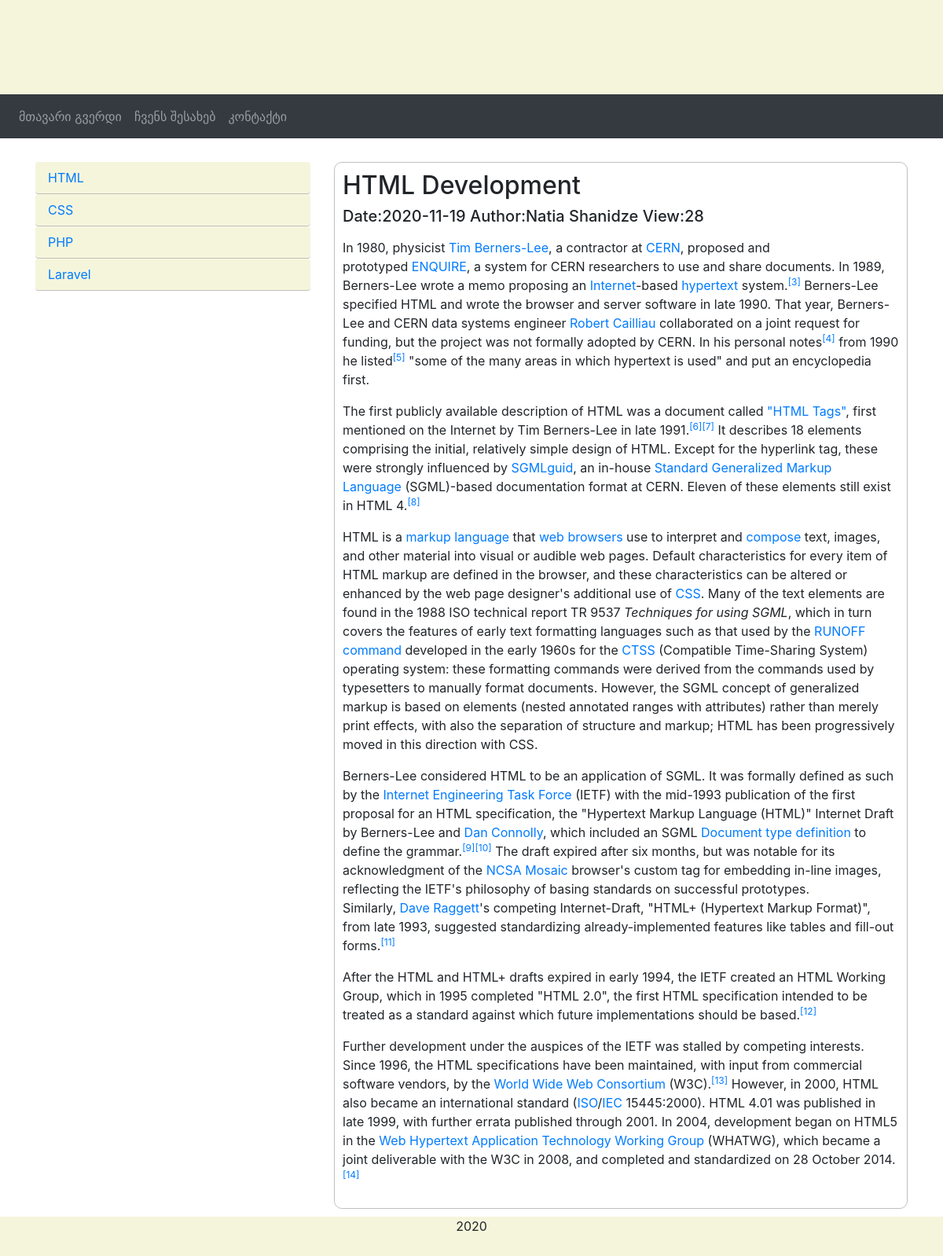
/blog/index.php?article=2, run on the app's committed database.
### tables this page shows
CREATE TABLE `categories` (
  `id` int(6) UNSIGNED NOT NULL,
  `title` varchar(200) NOT NULL,
  `author_id` int(6) UNSIGNED DEFAULT NULL,
  `created_at` timestamp NOT NULL DEFAULT current_timestamp() ON UPDATE current_timestamp()
);

CREATE TABLE `articles` (
  `id` int(6) UNSIGNED NOT NULL,
  `title` varchar(200) NOT NULL,
  `text` text NOT NULL,
  `add_date` date DEFAULT NULL,
  `author_id` int(6) UNSIGNED DEFAULT NULL,
  `view` int(6) DEFAULT NULL,
  `created_at` timestamp NOT NULL DEFAULT current_timestamp() ON UPDATE current_timestamp()
);

CREATE TABLE `users` (
  `id` int(6) UNSIGNED NOT NULL,
  `email` varchar(50) NOT NULL,
  `password` varchar(100) NOT NULL,
  `firstname` varchar(30) DEFAULT NULL,
  `lastname` varchar(30) DEFAULT NULL,
  `birthday` date DEFAULT NULL,
  `ranking` float(2,2) DEFAULT NULL,
  `rule_id` int(6) UNSIGNED DEFAULT NULL,
  `created_at` timestamp NOT NULL DEFAULT current_timestamp() ON UPDATE current_timestamp()
);

### blog/blocks/leftnav.php (the view)
<?php
    $stmt = $pdo->prepare("SELECT id, title FROM categories ORDER BY id");
    $stmt->execute();
    $stmt->setFetchMode(PDO::FETCH_ASSOC);
    $rows = $stmt->fetchAll();
?>
<div class="col-sm-4">
    <ul class="nav nav-pills flex-column nav-left">
        <?php
            foreach ($rows as $row){
        ?>
        <li class="nav-item">
            <a class="nav-link" href="?cat=<?=$row['id']?>"><?=$row['title']?></a>
        </li>
        <?php } ?>
    </ul>
</div>

### blog/blocks/content.php (shortened to what this page needs)
<?php
    if(isset($_GET['cat'])){
        $cat = $_GET['cat'];
        $stmt = $pdo->prepare("SELECT articles.id, articles.title, articles.text, articles.add_date, articles.view,
                                      users.firstname, users.lastname FROM articles
                                INNER JOIN categoriestoarticles ON categoriestoarticles.article_id = articles.id
                                INNER JOIN users ON users.id = articles.author_id
                                WHERE categoriestoarticles.category_id=$cat ORDER BY articles.add_date DESC");
    }else if(isset($_GET['article'])){
        $article = $_GET['article'];
        $stmt = $pdo->prepare("UPDATE articles SET view = view + 1 WHERE id=$article");
        $stmt->execute();
        $stmt = $pdo->prepare("SELECT articles.id, articles.title, articles.text, articles.add_date, articles.view,
                                      users.firstname, users.lastname FROM articles
                                INNER JOIN categoriestoarticles ON categoriestoarticles.article_id = articles.id
                                INNER JOIN users ON users.id = articles.author_id
                                WHERE articles.id=$article");
    }
    $stmt->execute();
    $stmt->setFetchMode(PDO::FETCH_ASSOC);
    $rows = $stmt->fetchAll();
?>
<div class="col-sm-8">
    <?php
     if(!isset($_GET['article'])){
        foreach ($rows as $row){
    ?>
        <div class="article">
            <h2><?=$row['title']?></h2>
            <h5>Date:<?=$row['add_date']?> Author:<?=$row['firstname']?> <?=$row['lastname']?>  View:<?=$row['view']?> </h5>
            <p><?=Strip_tags(substr($row['text'], 0, 900))?> ...</p>
            <p><a href="?article=<?=$row['id']?>">სრულად ნახვა</a></p>
        </div>
    <?php } } else { ?>
         <div class="article">
             <h2><?=$rows[0]['title']?></h2>
             <h5>Date:<?=$rows[0]['add_date']?> Author:<?=$rows[0]['firstname']?> <?=$rows[0]['lastname']?>  View:<?=$rows[0]['view']?> </h5>
             <p><?=$rows[0]['text']?></p>
         </div>
    <?php } ?>
</div>

### blog/sass/style.css (style rules this page uses)
.nav-left a { background-color: beige; border-bottom: solid silver 1px; }
.article { border: solid silver 1px; margin-bottom: 10px; padding: 10px; border-radius: 10px; }

### data on the page
categories: title "HTML"
categories: title "CSS"
categories: title "PHP"
categories: title "Laravel"
articles: title "HTML Development", add_date "2020-11-19", author.firstname "Natia", author.lastname "Shanidze", view "28", text "In 1980, physicist Tim Berners-Lee , a contractor at CERN , proposed and prototyped ENQUIRE , a system for CERN researchers to use and share documents. In 1989, Berners-Lee wrote a memo proposing an Internet -based hypertext system. [3] Berners-Lee specified HTML and wrote the browser and server software in late 1990. That year, Berners-Lee and CERN data systems engineer Robert Cailliau collaborated on a joint request for funding, but the project was not formally adopted by CERN. In his personal notes [4] from 1990 he listed [5] \"some of the many areas in which hypertext is used\" and put an encyclopedia first. The first publicly available description of HTML was a document called \"HTML…"
